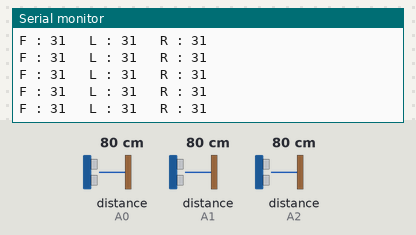
The sketch below on a simulated Arduino Uno, built with avr-gcc and run on an emulated ATmega328P. On the bench: the last lines printed to the serial monitor. Inputs (shaded band) come from the test bench; at power-on: distance to the obstacle (sensors on A0, A1, A2) 80 cm.

Above: at 1.2 s.
1.3 s: distance to the obstacle (sensor on A0) set to 2 cm
At 1.58 s:
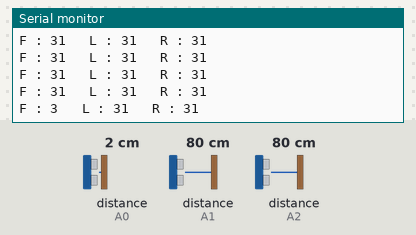
2.8 s: distance to the obstacle (sensor on A1) set to 2 cm
At 2.87 s:
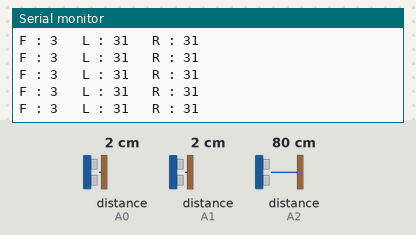
5.8 s: distance to the obstacle (sensor on A2) set to 2 cm
At 5.92 s:
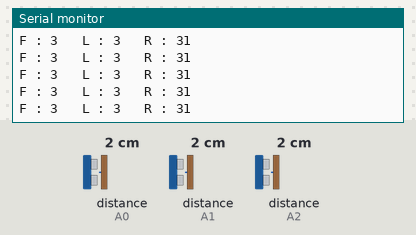
7.3 s: distance to the obstacle (sensor on A0) set to 18 cm
At 7.37 s:
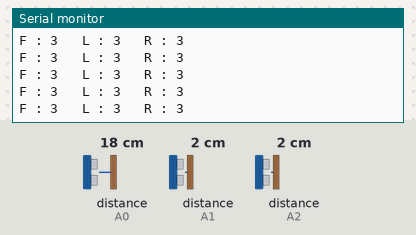
10.3 s: distance to the obstacle (sensor on A1) set to 4 cm
At 10.42 s:
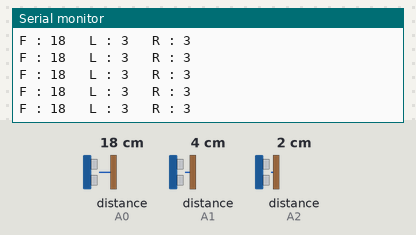
11.8 s: distance to the obstacle (sensor on A2) set to 18 cm
At 11.87 s:
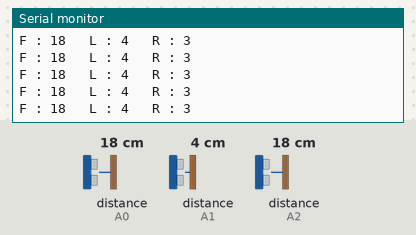
Timing chart, 0 to 14.8 s (numbered marks = the images above; inputs shaded):
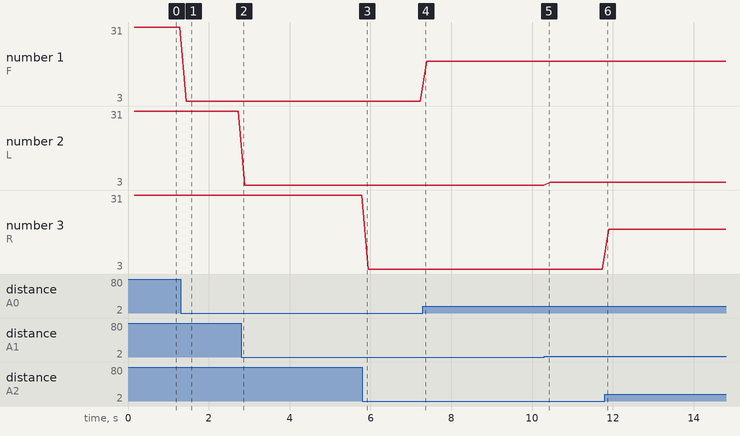

The sketch:

Sharp_IR__3_.ino
```cpp
#include <SharpIR.h>

#define IR1 A0 //forward
#define IR2 A1 //left
#define IR3 A2 //right

#define model1 430
#define model2 430
#define model3 430

SharpIR SharpIR1(IR1, model1);
SharpIR SharpIR2(IR2, model2);
SharpIR SharpIR3(IR3, model3);

void setup() {
  Serial.begin(9600);

}

void loop() {
  delay(100);
  //unsigned long startTime=millis();  // takes the time before the loop on the library begins

  int dis1=SharpIR1.distance();
  int dis2=SharpIR2.distance();
  int dis3=SharpIR3.distance();

  Serial.print("F : ");
  Serial.print(dis1);

  Serial.print("\t L : ");
  Serial.print(dis2);

  Serial.print("\t R : ");
  Serial.println(dis3);

}
```

Measured:
- after the input at 1.3 s, the serial monitor: prints a new line after 0.15 s (image 1)
- plotted number 1: 31 → 3 after the input at 1.3 s, 3 → 18 after the input at 7.3 s
- plotted number 2: 3 → 4 after the input at 10.3 s
